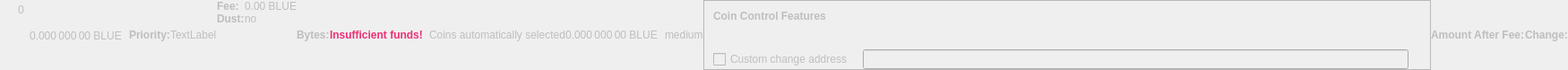
    <widget class="QWidget" name="dummyHideWidget" native="true">
     <property name="enabled">
      <bool>false</bool>
     </property>
     <property name="maximumSize">
      <size>
       <width>100</width>
       <height>22</height>
      </size>
     </property>
     <layout class="QHBoxLayout" name="dummyHideLayout">
      <property name="spacing">
       <number>0</number>
      </property>
      <property name="leftMargin">
       <number>0</number>
      </property>
      <property name="topMargin">
       <number>0</number>
      </property>
      <property name="rightMargin">
       <number>0</number>
      </property>
      <property name="bottomMargin">
       <number>0</number>
      </property>
      <item>
       <layout class="QFormLayout" name="formLayoutCoinControl1">
        <property name="horizontalSpacing">
         <number>10</number>
        </property>
        <property name="verticalSpacing">
         <number>14</number>
        </property>
        <property name="leftMargin">
         <number>10</number>
        </property>
        <property name="topMargin">
         <number>4</number>
        </property>
        <property name="rightMargin">
         <number>6</number>
        </property>
        <item row="0" column="1">
         <widget class="QLabel" name="labelCoinControlBytes">
          <property name="cursor">
           <cursorShape>IBeamCursor</cursorShape>
          </property>
          <property name="contextMenuPolicy">
           <enum>Qt::ActionsContextMenu</enum>
          </property>
          <property name="text">
           <string notr="true">0</string>
          </property>
          <property name="textInteractionFlags">
           <set>Qt::LinksAccessibleByMouse|Qt::TextSelectableByKeyboard|Qt::TextSelectableByMouse</set>
          </property>
         </widget>
        </item>
       </layout>
      </item>
      <item>
       <widget class="QLabel" name="labelCoinControlAfterFee">
        <property name="enabled">
         <bool>false</bool>
        </property>
        <property name="sizePolicy">
         <sizepolicy hsizetype="Fixed" vsizetype="Fixed">
          <horstretch>0</horstretch>
          <verstretch>0</verstretch>
         </sizepolicy>
        </property>
        <property name="minimumSize">
         <size>
          <width>111</width>
          <height>12</height>
         </size>
        </property>
        <property name="maximumSize">
         <size>
          <width>111</width>
          <height>12</height>
         </size>
        </property>
        <property name="cursor">
         <cursorShape>IBeamCursor</cursorShape>
        </property>
        <property name="contextMenuPolicy">
         <enum>Qt::ActionsContextMenu</enum>
        </property>
        <property name="text">
         <string notr="true">0.000 000 00 BLUE</string>
        </property>
        <property name="textInteractionFlags">
         <set>Qt::LinksAccessibleByMouse|Qt::TextSelectableByKeyboard|Qt::TextSelectableByMouse</set>
        </property>
       </widget>
      </item>
      <item>
       <widget class="QLabel" name="labelCoinControlPriorityText">
        <property name="enabled">
         <bool>false</bool>
        </property>
        <property name="font">
         <font>
          <weight>75</weight>
          <bold>true</bold>
         </font>
        </property>
        <property name="text">
         <string>Priority:</string>
        </property>
       </widget>
      </item>
      <item>
       <layout class="QHBoxLayout" name="horizontalLayout">
        <item>
         <widget class="QLabel" name="WarningLabel">
          <property name="text">
           <string>TextLabel</string>
          </property>
         </widget>
        </item>
       </layout>
      </item>
      <item>
       <layout class="QFormLayout" name="formLayoutCoinControl3">
        <property name="horizontalSpacing">
         <number>0</number>
        </property>
        <property name="verticalSpacing">
         <number>0</number>
        </property>
        <property name="leftMargin">
         <number>0</number>
        </property>
        <property name="topMargin">
         <number>0</number>
        </property>
        <property name="rightMargin">
         <number>0</number>
        </property>
        <item row="0" column="0">
         <widget class="QLabel" name="labelCoinControlFeeText">
          <property name="enabled">
           <bool>false</bool>
          </property>
          <property name="font">
           <font>
            <weight>75</weight>
            <bold>true</bold>
           </font>
          </property>
          <property name="text">
           <string>Fee:</string>
          </property>
          <property name="margin">
           <number>0</number>
          </property>
         </widget>
        </item>
        <item row="0" column="1">
         <widget class="QLabel" name="labelCoinControlFee">
          <property name="enabled">
           <bool>false</bool>
          </property>
          <property name="cursor">
           <cursorShape>IBeamCursor</cursorShape>
          </property>
          <property name="contextMenuPolicy">
           <enum>Qt::ActionsContextMenu</enum>
          </property>
          <property name="text">
           <string notr="true">0.00 BLUE</string>
          </property>
          <property name="textInteractionFlags">
           <set>Qt::LinksAccessibleByMouse|Qt::TextSelectableByKeyboard|Qt::TextSelectableByMouse</set>
          </property>
         </widget>
        </item>
        <item row="1" column="0">
         <widget class="QLabel" name="labelCoinControlLowOutputText">
          <property name="enabled">
           <bool>false</bool>
          </property>
          <property name="font">
           <font>
            <weight>75</weight>
            <bold>true</bold>
           </font>
          </property>
          <property name="text">
           <string>Dust:</string>
          </property>
         </widget>
        </item>
        <item row="1" column="1">
         <widget class="QLabel" name="labelCoinControlLowOutput">
          <property name="enabled">
           <bool>false</bool>
          </property>
          <property name="cursor">
           <cursorShape>IBeamCursor</cursorShape>
          </property>
          <property name="contextMenuPolicy">
           <enum>Qt::ActionsContextMenu</enum>
          </property>
          <property name="text">
           <string>no</string>
          </property>
          <property name="textInteractionFlags">
           <set>Qt::LinksAccessibleByMouse|Qt::TextSelectableByKeyboard|Qt::TextSelectableByMouse</set>
          </property>
         </widget>
        </item>
       </layout>
      </item>
      <item>
       <widget class="QLabel" name="labelCoinControlBytesText">
        <property name="enabled">
         <bool>false</bool>
        </property>
        <property name="font">
         <font>
          <weight>75</weight>
          <bold>true</bold>
         </font>
        </property>
        <property name="text">
         <string>Bytes:</string>
        </property>
       </widget>
      </item>
      <item>
       <layout class="QFormLayout" name="formLayoutCoinControl2">
        <property name="horizontalSpacing">
         <number>0</number>
        </property>
        <property name="verticalSpacing">
         <number>0</number>
        </property>
        <property name="leftMargin">
         <number>0</number>
        </property>
        <property name="topMargin">
         <number>0</number>
        </property>
        <property name="rightMargin">
         <number>0</number>
        </property>
       </layout>
      </item>
      <item>
       <layout class="QHBoxLayout" name="horizontalLayoutCoinControl2">
        <property name="spacing">
         <number>0</number>
        </property>
        <property name="bottomMargin">
         <number>0</number>
        </property>
       </layout>
      </item>
      <item>
       <widget class="QLabel" name="labelCoinControlInsuffFunds">
        <property name="enabled">
         <bool>false</bool>
        </property>
        <property name="minimumSize">
         <size>
          <width>0</width>
          <height>0</height>
         </size>
        </property>
        <property name="font">
         <font>
          <weight>75</weight>
          <bold>true</bold>
         </font>
        </property>
        <property name="styleSheet">
         <string notr="true">color: #ee2f77;font-weight:bold;</string>
        </property>
        <property name="text">
         <string>Insufficient funds!</string>
        </property>
        <property name="margin">
         <number>5</number>
        </property>
       </widget>
      </item>
      <item>
       <layout class="QFormLayout" name="formLayoutCoinControl4">
        <property name="horizontalSpacing">
         <number>0</number>
        </property>
        <property name="verticalSpacing">
         <number>0</number>
        </property>
        <property name="leftMargin">
         <number>0</number>
        </property>
        <property name="topMargin">
         <number>0</number>
        </property>
        <property name="rightMargin">
         <number>0</number>
        </property>
       </layout>
      </item>
      <item>
       <widget class="QLabel" name="labelCoinControlChangeLabel">
        <property name="enabled">
         <bool>false</bool>
        </property>
        <property name="sizePolicy">
         <sizepolicy hsizetype="Preferred" vsizetype="Expanding">
          <horstretch>0</horstretch>
          <verstretch>0</verstretch>
         </sizepolicy>
        </property>
        <property name="minimumSize">
         <size>
          <width>0</width>
          <height>0</height>
         </size>
        </property>
        <property name="text">
         <string/>
        </property>
        <property name="margin">
         <number>3</number>
        </property>
       </widget>
      </item>
      <item>
       <widget class="QLabel" name="labelCoinControlAutomaticallySelected">
        <property name="enabled">
         <bool>false</bool>
        </property>
        <property name="sizePolicy">
         <sizepolicy hsizetype="Fixed" vsizetype="Fixed">
          <horstretch>0</horstretch>
          <verstretch>0</verstretch>
         </sizepolicy>
        </property>
        <property name="minimumSize">
         <size>
          <width>0</width>
          <height>0</height>
         </size>
        </property>
        <property name="maximumSize">
         <size>
          <width>240</width>
          <height>16777215</height>
         </size>
        </property>
        <property name="text">
         <string>Coins automatically selected</string>
        </property>
        <property name="margin">
         <number>5</number>
        </property>
       </widget>
      </item>
      <item>
       <widget class="QLabel" name="labelCoinControlChange">
        <property name="enabled">
         <bool>false</bool>
        </property>
        <property name="sizePolicy">
         <sizepolicy hsizetype="Fixed" vsizetype="Fixed">
          <horstretch>0</horstretch>
          <verstretch>0</verstretch>
         </sizepolicy>
        </property>
        <property name="minimumSize">
         <size>
          <width>111</width>
          <height>0</height>
         </size>
        </property>
        <property name="maximumSize">
         <size>
          <width>111</width>
          <height>16777215</height>
         </size>
        </property>
        <property name="cursor">
         <cursorShape>IBeamCursor</cursorShape>
        </property>
        <property name="contextMenuPolicy">
         <enum>Qt::ActionsContextMenu</enum>
        </property>
        <property name="text">
         <string notr="true">0.000 000 00 BLUE</string>
        </property>
        <property name="textInteractionFlags">
         <set>Qt::LinksAccessibleByMouse|Qt::TextSelectableByKeyboard|Qt::TextSelectableByMouse</set>
        </property>
       </widget>
      </item>
      <item>
       <widget class="QLabel" name="labelCoinControlPriority">
        <property name="enabled">
         <bool>false</bool>
        </property>
        <property name="cursor">
         <cursorShape>IBeamCursor</cursorShape>
        </property>
        <property name="contextMenuPolicy">
         <enum>Qt::ActionsContextMenu</enum>
        </property>
        <property name="text">
         <string>medium</string>
        </property>
        <property name="textInteractionFlags">
         <set>Qt::LinksAccessibleByMouse|Qt::TextSelectableByKeyboard|Qt::TextSelectableByMouse</set>
        </property>
       </widget>
      </item>
      <item>
       <widget class="QFrame" name="frameCoinControl">
        <property name="sizePolicy">
         <sizepolicy hsizetype="Expanding" vsizetype="Expanding">
          <horstretch>0</horstretch>
          <verstretch>0</verstretch>
         </sizepolicy>
        </property>
        <property name="maximumSize">
         <size>
          <width>16777215</width>
          <height>16777215</height>
         </size>
        </property>
        <property name="frameShape">
         <enum>QFrame::StyledPanel</enum>
        </property>
        <property name="frameShadow">
         <enum>QFrame::Sunken</enum>
        </property>
        <layout class="QVBoxLayout" name="verticalLayoutCoinControl2_2">
         <property name="spacing">
          <number>0</number>
         </property>
         <property name="leftMargin">
          <number>0</number>
         </property>
         <property name="topMargin">
          <number>0</number>
         </property>
         <property name="rightMargin">
          <number>0</number>
         </property>
         <property name="bottomMargin">
          <number>0</number>
         </property>
         <item>
          <layout class="QVBoxLayout" name="verticalLayoutCoinControl" stretch="0,0,0,1">
           <property name="spacing">
            <number>0</number>
           </property>
           <property name="leftMargin">
            <number>10</number>
           </property>
           <property name="topMargin">
            <number>10</number>
           </property>
           <item>
            <layout class="QHBoxLayout" name="horizontalLayoutCoinControl1">
             <property name="bottomMargin">
              <number>15</number>
             </property>
             <item>
              <widget class="QLabel" name="labelCoinControlFeatures">
               <property name="enabled">
                <bool>false</bool>
               </property>
               <property name="sizePolicy">
                <sizepolicy hsizetype="Preferred" vsizetype="Maximum">
                 <horstretch>0</horstretch>
                 <verstretch>0</verstretch>
                </sizepolicy>
               </property>
               <property name="font">
                <font>
                 <weight>75</weight>
                 <bold>true</bold>
                </font>
               </property>
               <property name="styleSheet">
                <string notr="true">font-weight:bold;</string>
               </property>
               <property name="text">
                <string>Coin Control Features</string>
               </property>
              </widget>
             </item>
            </layout>
           </item>
           <item>
            <widget class="QWidget" name="widgetCoinControl" native="true">
             <property name="sizePolicy">
              <sizepolicy hsizetype="Preferred" vsizetype="Preferred">
               <horstretch>0</horstretch>
               <verstretch>0</verstretch>
              </sizepolicy>
             </property>
             <property name="minimumSize">
              <size>
               <width>0</width>
               <height>0</height>
              </size>
             </property>
             <property name="styleSheet">
              <string notr="true"/>
             </property>
             <layout class="QHBoxLayout" name="horizontalLayoutCoinControl5_2">
              <property name="leftMargin">
               <number>0</number>
              </property>
              <property name="topMargin">
               <number>0</number>
              </property>
              <property name="rightMargin">
               <number>0</number>
              </property>
              <property name="bottomMargin">
               <number>0</number>
              </property>
              <item>
               <layout class="QHBoxLayout" name="horizontalLayoutCoinControl3">
                <property name="spacing">
                 <number>20</number>
                </property>
                <property name="topMargin">
                 <number>0</number>
                </property>
                <property name="bottomMargin">
                 <number>10</number>
                </property>
               </layout>
              </item>
             </layout>
            </widget>
           </item>
           <item>
            <layout class="QHBoxLayout" name="horizontalLayoutCoinControl4" stretch="0,0,0">
             <property name="spacing">
              <number>12</number>
             </property>
             <property name="sizeConstraint">
              <enum>QLayout::SetDefaultConstraint</enum>
             </property>
             <property name="topMargin">
              <number>5</number>
             </property>
             <property name="rightMargin">
              <number>5</number>
             </property>
             <item>
              <widget class="QCheckBox" name="checkBoxCoinControlChange">
               <property name="enabled">
                <bool>false</bool>
               </property>
               <property name="toolTip">
                <string>If this is activated, but the change address is empty or invalid, change will be sent to a newly generated address.</string>
               </property>
               <property name="text">
                <string>Custom change address</string>
               </property>
              </widget>
             </item>
             <item>
              <widget class="QValidatedLineEdit" name="lineEditCoinControlChange">
               <property name="enabled">
                <bool>false</bool>
               </property>
               <property name="sizePolicy">
                <sizepolicy hsizetype="Expanding" vsizetype="Fixed">
                 <horstretch>0</horstretch>
                 <verstretch>0</verstretch>
                </sizepolicy>
               </property>
              </widget>
             </item>
             <item>
              <widget class="QLabel" name="labelCoinControlChangeLabel_2">
               <property name="sizePolicy">
                <sizepolicy hsizetype="Preferred" vsizetype="Expanding">
                 <horstretch>0</horstretch>
                 <verstretch>0</verstretch>
                </sizepolicy>
               </property>
               <property name="minimumSize">
                <size>
                 <width>0</width>
                 <height>0</height>
                </size>
               </property>
               <property name="text">
                <string/>
               </property>
               <property name="margin">
                <number>3</number>
               </property>
              </widget>
             </item>
            </layout>
           </item>
           <item>
            <spacer name="verticalSpacerCoinControl">
             <property name="orientation">
              <enum>Qt::Vertical</enum>
             </property>
             <property name="sizeHint" stdset="0">
              <size>
               <width>800</width>
               <height>1</height>
              </size>
             </property>
            </spacer>
           </item>
          </layout>
         </item>
        </layout>
       </widget>
      </item>
      <item>
       <widget class="QLabel" name="labelCoinControlAfterFeeText">
        <property name="enabled">
         <bool>false</bool>
        </property>
        <property name="minimumSize">
         <size>
          <width>0</width>
          <height>0</height>
         </size>
        </property>
        <property name="maximumSize">
         <size>
          <width>16777215</width>
          <height>16777215</height>
         </size>
        </property>
        <property name="font">
         <font>
          <weight>75</weight>
          <bold>true</bold>
         </font>
        </property>
        <property name="text">
         <string>Amount After Fee:</string>
        </property>
        <property name="alignment">
         <set>Qt::AlignLeading|Qt::AlignLeft|Qt::AlignVCenter</set>
        </property>
        <property name="margin">
         <number>0</number>
        </property>
       </widget>
      </item>
      <item>
       <widget class="QLabel" name="labelCoinControlChangeText">
        <property name="enabled">
         <bool>false</bool>
        </property>
        <property name="sizePolicy">
         <sizepolicy hsizetype="Preferred" vsizetype="Preferred">
          <horstretch>0</horstretch>
          <verstretch>0</verstretch>
         </sizepolicy>
        </property>
        <property name="minimumSize">
         <size>
          <width>0</width>
          <height>0</height>
         </size>
        </property>
        <property name="maximumSize">
         <size>
          <width>16777215</width>
          <height>16777215</height>
         </size>
        </property>
        <property name="font">
         <font>
          <weight>75</weight>
          <bold>true</bold>
         </font>
        </property>
        <property name="text">
         <string>Change:</string>
        </property>
        <property name="alignment">
         <set>Qt::AlignLeading|Qt::AlignLeft|Qt::AlignVCenter</set>
        </property>
       </widget>
      </item>
     </layout>
    </widget>
